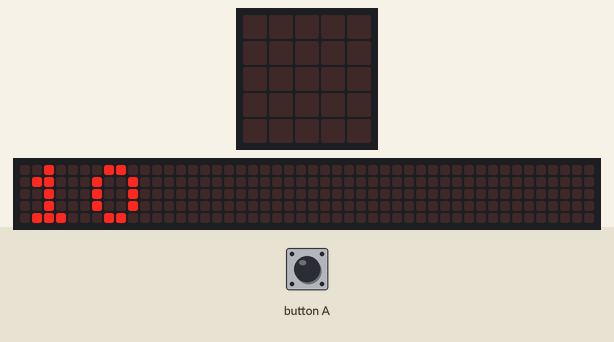
This program was run on a simulated BBC micro:bit (MakeCode). Shown: the board's 5×5 LED display, a strip that is not on the board, showing the scrolling text unrolled. The 48×5 strip is a reading aid, not a part: it shows the text the display is scrolling, unrolled, one strip-width of it at a time.

Above: at 0.15 s.
At 4.6 s:
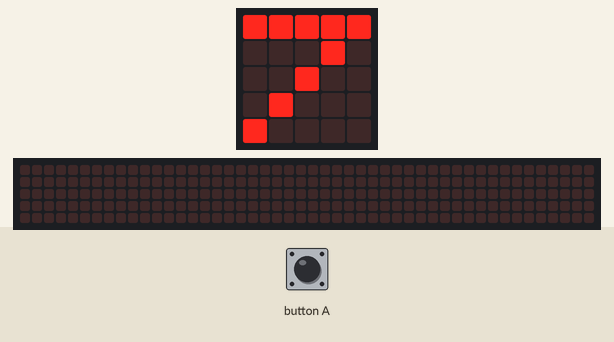
At 9.8 s:
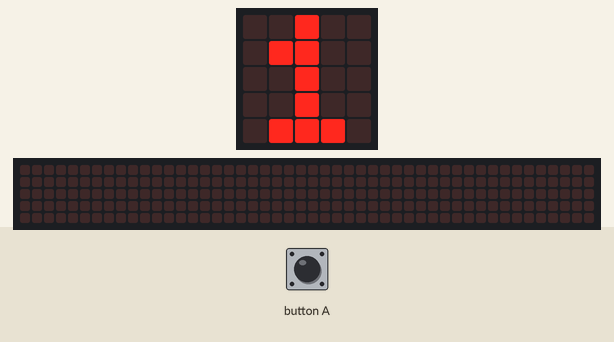
At 21.37 s:
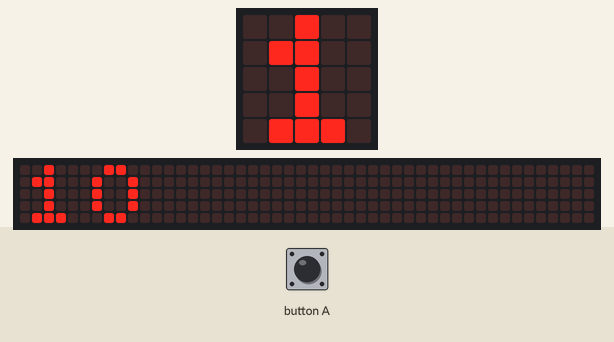
At 30.3 s:
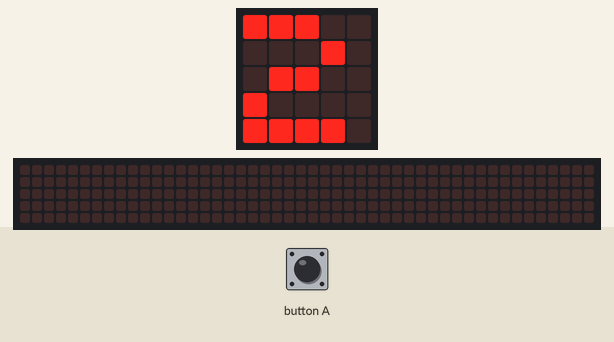
At 39.2 s:
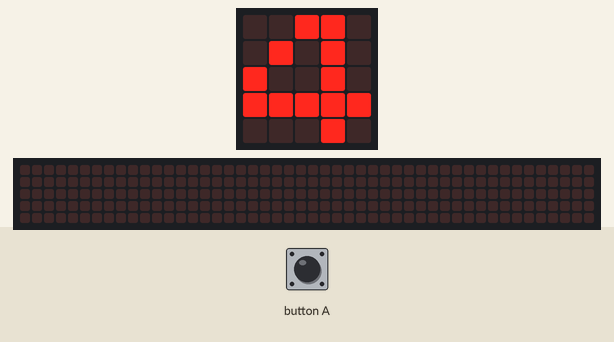

Measured:
- what the display in image 1 shows lasts 0.8 s, from 4.6 s to 5.4 s

The program:

main.ts
```typescript
input.onButtonPressed(Button.A, function () {
    contador = 10
})
let contador = 0
contador = 10
basic.forever(function () {
    basic.showNumber(contador)
    contador += -1
    if (contador < 1) {
        contador = 10
    }
    basic.pause(100)
})
```

test.ts
```typescript
// aquí va el archivo "tests"; esto no se compilará cuando este paquete se utilice como una extensión.
```
